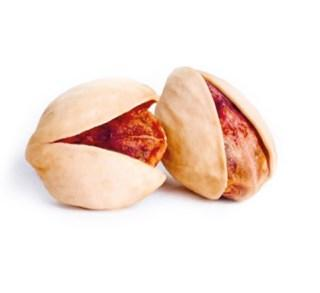
#> input picture dataset/True/1.jpg, 320 x 293 px; its folder holds only this picture in this run
$ jupyter execute --allow-errors feature_extraction.ipynb   (older library calls are emulated)
#> lines starting #> are read from the running program, lines starting #| are printed output that depends on the picture; after the words box and inside, x2 and y2 are one past the last pixel; in counts of white or black regions, pixels touching at a corner belong together
### helper.py
import numpy as np
import pandas as pd
import cv2

def remove_background(img_in):
    img_edge, significant = segmentation_by_edge(img_in)
    mask = img_edge.copy()
    mask[mask > 0] = 0
    cv2.fillPoly(mask, significant, 255)
    mask = np.logical_not(mask)
    img_in[mask] = 255
    return img_in, mask

def segmentation_by_edge(img_in):
    # step1: remove noise
    img = cv2.GaussianBlur(img_in, (5, 5), 0)

    # step2: edge detection
    # finding the max intesity from among the R,G and B edges. img_edge = np.max(
    img_edge = np.max(np.array([
            edge_detection(img[:, :, 0]),
            edge_detection(img[:, :, 1]),
            edge_detection(img[:, :, 2]),
        ]),axis = 0,)

    # step3: Remove the false edge
    mean = np.mean(img_edge)
    img_edge[img_edge <= mean * 1.5] = 0
    # step4 , step5 : Loss of rupture and find contours
    img_edge = np.asarray(img_edge, np.uint8)
    contours, heirarchy = cv2.findContours(img_edge, cv2.RETR_TREE, cv2.CHAIN_APPROX_SIMPLE)

    contours_level1 = []
    for i, tupl in enumerate(heirarchy[0]):
        if tupl[3] == -1:
            tupl = np.insert(tupl, 0, [i])
            contours_level1.append(tupl)
    contours_significant = []
    contors_tooSmall = img_edge.size * 5 / 100
    for tupl in contours_level1:
        contour = contours[tupl[0]]
        area = cv2.contourArea(contour)
        if area > contors_tooSmall:
            contours_significant.append([contour, area])
            cv2.drawContours(img, [contour], 0, (0, 255, 0), 2, cv2.LINE_AA, maxLevel=1)
    contours_significant.sort(key=lambda x: x[1])
    significant = [x[0] for x in contours_significant]
    return (img_edge, significant)

def edge_detection(channel):
    sobelX = cv2.Sobel(channel, cv2.CV_16S, 1, 0)
    sobelY = cv2.Sobel(channel, cv2.CV_16S, 0, 1)
    sobel = np.hypot(sobelX, sobelY)
    sobel[sobel > 255] = 255
    return sobel

# [55 lines left out: functions feature_extraction, sharpening, histogram_equalization, not called in this run]

### feature_extraction.ipynb
[cell 1]
import os
import numpy as np
import pandas as pd
import cv2
from helper import remove_background, segmentation_by_edge, edge_detection

[cell 2]
def feature_extraction_for_ture(img_in, mask):

    feature = {'mean_0': [],
               'mean_1': [],
               'mean_2': [],
               'median_0': [],
               'median_1': [],
               'median_2': [],
               'label': [1]}

    feature['mean_0'].append(int(np.mean(img_in[:, :, 0][mask == 0])))
    feature['mean_1'].append(int(np.mean(img_in[:, :, 1][mask == 0])))
    feature['mean_2'].append(int(np.mean(img_in[:, :, 2][mask == 0])))
    feature['median_0'].append(int(np.median(img_in[:, :, 0][mask == 0])))
    feature['median_1'].append(int(np.median(img_in[:, :, 1][mask == 0])))
    feature['median_2'].append(int(np.median(img_in[:, :, 2][mask == 0])))

    df = pd.DataFrame.from_dict(feature)

    return df

[cell 3]
def feature_extraction_for_false(img_in, mask):

    feature = {'mean_0': [],
               'mean_1': [],
               'mean_2': [],
               'median_0': [],
               'median_1': [],
               'median_2': [],
               'label': [0]}

    feature['mean_0'].append(int(np.mean(img_in[:, :, 0][mask == 0])))
    feature['mean_1'].append(int(np.mean(img_in[:, :, 1][mask == 0])))
    feature['mean_2'].append(int(np.mean(img_in[:, :, 2][mask == 0])))
    feature['median_0'].append(int(np.median(img_in[:, :, 0][mask == 0])))
    feature['median_1'].append(int(np.median(img_in[:, :, 1][mask == 0])))
    feature['median_2'].append(int(np.median(img_in[:, :, 2][mask == 0])))

    df = pd.DataFrame.from_dict(feature)

    return df

[cell 4]
image_list = os.listdir('dataset/True')
data_frames = []
for i in range(len(image_list)):
    image = cv2.imread(os.path.join('dataset/True',image_list[i]))
#> image is the input picture: shape (293, 320, 3); mean B, G, R 220.8, 229.3, 245.2
    img_out, mask = remove_background(image)
#> in edge_detection, `sobelY = cv2.Sobel(channel, cv2.CV_16S, 0, 1)`:
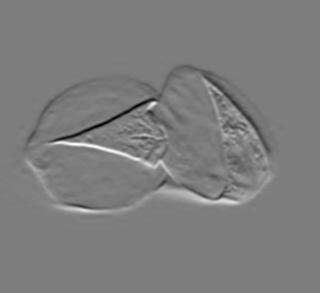
#> sobelY: shape (293, 320) int16; min -435, max 450, mean 0; drawn with min black and max white
#> in edge_detection, `sobel[sobel > 255] = 255`: sobel: shape (293, 320) float32; min 0, max 255, mean 20.7
#> in edge_detection (call 2), `sobel[sobel > 255] = 255`:
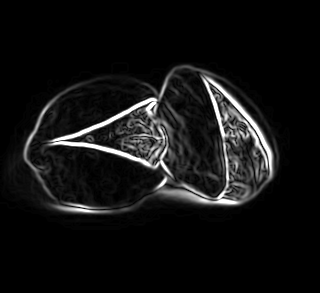
#> sobel: shape (293, 320) float32; min 0, max 255, mean 18.4
#> in edge_detection (call 3), `sobelX = cv2.Sobel(channel, cv2.CV_16S, 1, 0)`:
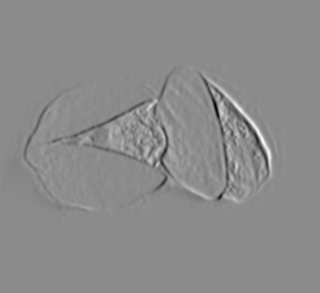
#> sobelX: shape (293, 320) int16; min -369, max 307, mean 0; drawn with min black and max white
#> in edge_detection (call 3), `sobelX = cv2.Sobel(channel, cv2.CV_16S, 1, 0)`:
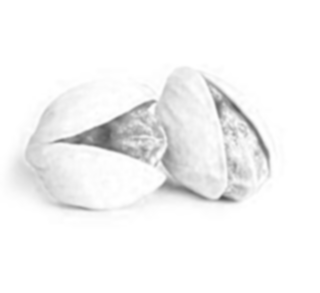
#> channel: shape (293, 320); min 83, max 255, mean 245.2
#> in edge_detection (call 3), `sobel[sobel > 255] = 255`:
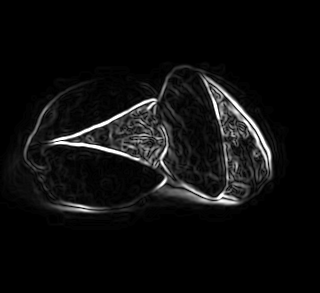
#> sobel: shape (293, 320) float32; min 0, max 255, mean 14
#> in segmentation_by_edge, `img_edge = np.max(np.array([ edge_detection(img[:, :, 0]), edge_detect..`:
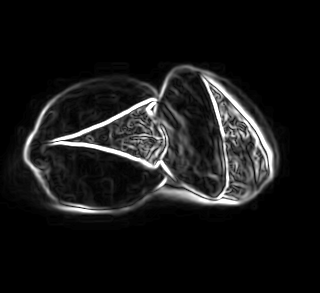
#> img_edge: shape (293, 320) float32; min 0, max 255, mean 23
#> in segmentation_by_edge, `mean = np.mean(img_edge)`: mean = 22.98
#> in segmentation_by_edge, `img_edge[img_edge <= mean * 1.5] = 0`:
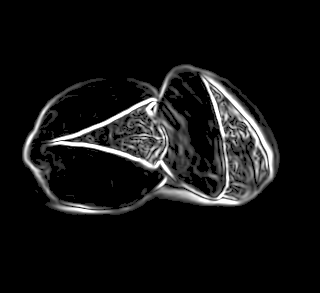
#> img_edge: shape (293, 320) float32; min 0, max 255, mean 19.6
#> in segmentation_by_edge, `contours, heirarchy = cv2.findContours(img_edge, cv2.RETR_TREE, cv2.CH..`: contours = 241 contours, 222 with area under 20; largest, box (x1, y1, x2, y2) and area: (22, 64, 280, 215) 20244, (163, 71, 221, 175) 2688, (177, 165, 218, 196) 446, (230, 87, 261, 124) 200, (94, 125, 111, 147) 166
#> the loop in segmentation_by_edge, `for i, tupl in enumerate(heirarchy[0]):` made 241 passes
#> tupl on passes 1 to 12: [0, 1, -1, -1, -1], [1, 2, 0, -1, -1], [2, 3, 1, -1, -1], [3, 4, 2, -1, -1], [4, 5, 3, -1, -1], [5, 6, 4, -1, -1], [6, 7, 5, -1, -1], [7, 8, 6, -1, -1], [8, 9, 7, -1, -1], [9, 10, 8, -1, -1], [10, 11, 9, -1, -1], [11, 12, 10, -1, -1]
#> after the loop in segmentation_by_edge, `for i, tupl in enumerate(heirarchy[0]):`: contours_level1 = 27 items, first 6: [0, 1, -1, -1, -1], [1, 2, 0, -1, -1], [2, 3, 1, -1, -1], [3, 4, 2, -1, -1], [4, 5, 3, -1, -1], [5, 6, 4, -1, -1]
#> the loop in segmentation_by_edge, `for tupl in contours_level1:` made 27 passes
#> (tupl, area) on pass 27: ([26, -1, 25, 27, -1], 20244.5)
#> after the loop in segmentation_by_edge, `for tupl in contours_level1:`:
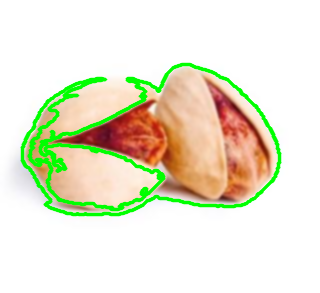
#> img: shape (293, 320, 3); mean B, G, R 209.6, 231.2, 231.9
#> after the loop in segmentation_by_edge, `for tupl in contours_level1:`: contours_significant = 1 item
#> in segmentation_by_edge, `significant = [x[0] for x in contours_significant]`: significant = 1 contour; box (x1, y1, x2, y2) and area: (22, 64, 280, 215) 20244
#> in remove_background, `mask[mask > 0] = 0`: mask: shape (293, 320); every value is 0
#> in remove_background, `cv2.fillPoly(mask, significant, 255)`:
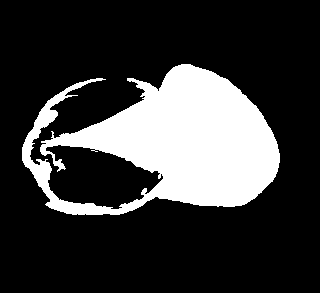
#> mask: shape (293, 320); 22.3% white; 1 white region, box (x1, y1, x2, y2) and area: (22, 64, 280, 215) 20930
#> in remove_background, `img_in[mask] = 255`:
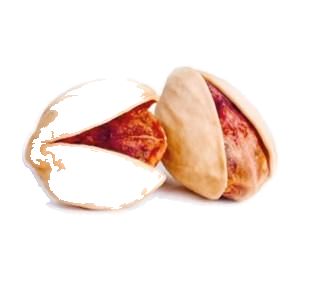
#> img_in: shape (293, 320, 3); 17.96% of pixels changed, all inside (x1, y1, x2, y2) = (0, 63, 289, 229)
    df = feature_extraction_for_ture(img_out, mask)
#> df = table of 1 rows and 7 columns
    data_frames.append(df)

data_frame = pd.concat(data_frames)
#> data_frame = table of 1 rows and 7 columns
data_frame.to_csv('dataset/True.csv',index=False)
